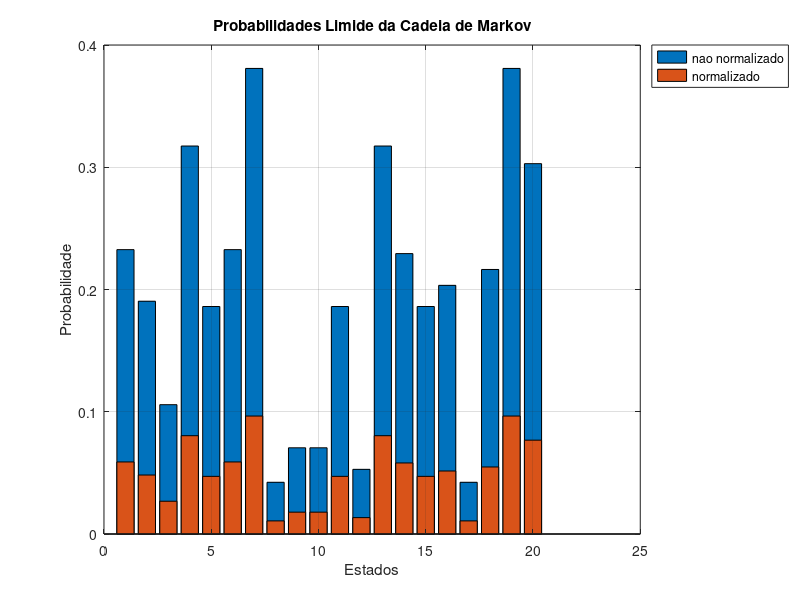
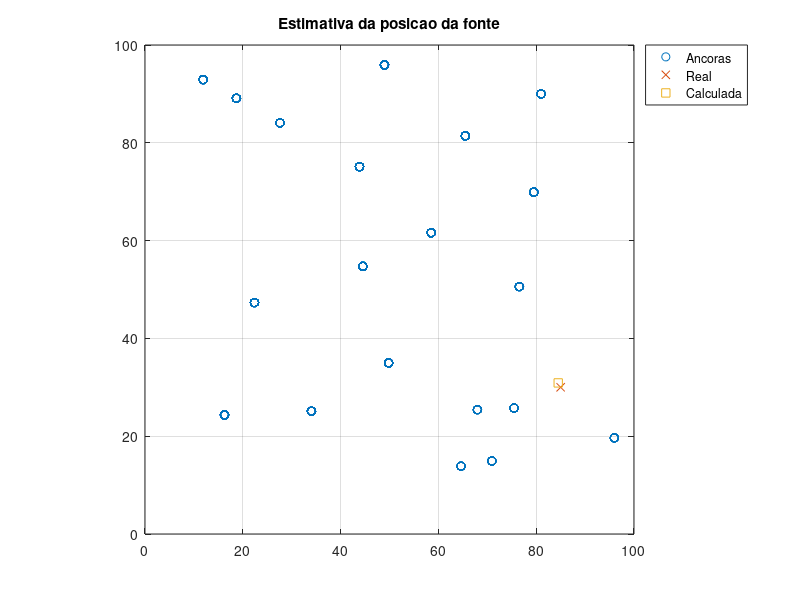

Write the MATLAB code that produced these figures, in order. (Note: this script raises an error after producing the figures.)
%% Exercicio 2a
%Reset do ambiente de trabalho
clear;
close all;

load MarkovChain;

%Calcula os vectores e valores proprios da matriz P transposta
[v, u] = eig(P');

%Encontra o indice do valor proprio 1
[~, i] = min(abs(u(:)-1));

i = mod(i, size(u, 1));

%Normaliza o vector
v_norm = v(:, i) / sum(v(:, i));

figure();
bar(v(:, i), 'DisplayName', 'nao normalizado');
hold on;
grid on;
bar(v_norm , 'DisplayName', 'normalizado');
title('Probabilidades Limide da Cadeia de Markov');
xlabel('Estados');
ylabel('Probabilidade');
legend('Location', 'northeastoutside');

%%
% *Comentarios:*
% Observa-se que os estados com maior probabilidade sao o estado 7 e 19 
% (9.649%) e que os estados com menor probabilidade são o 8 e o 17 
% (1.072%). Tal não é surpreendente visto que 7 e 19 
% pertencem a um subgrupo onde o token customa ficar preso e 
% 8 e 17 pertencem a um subgrupo onde o token não tende a ficar.

%% Exercicio 2b
%Reset do ambiente de trabalho
close all;

%Potencia da fonte
Pw0 = 100;
%Desvio padrao
sig = 10^-1;

%Numero de medidas
M = 1000;

No = round(v_norm.*M);
a = zeros(sum(No), 2);
k1 = 1;
k2 = 0;

%Cria observacoes para cada ancora
for i=1:size(No)
  k2 = k2+No(i);
  a(k1:k2,:) = repmat([nodePos(i,2) nodePos(i, 3)], No(i), 1);
  k1 = k1 + No(i);
end

%Obtem a posicao da fonte
x = sourcePos';

D = squareform(pdist([x zeros(size(x)) a']'));

%Calcula distancia entre fonte e a ancora 
d = D(1, 3:end);
%Calcula normas das acoras
an = D(2, 3:end);

%Calcula potencia nas ancoras sem ruido
Pw = Pw0 ./ (d.^2);
%Aplica ruido
Pw = Pw.*exp(sig*rand(size(Pw)));
QPw = 1e-2;
%Quantitiza as potencias
Pw = QPw*round(Pw/QPw);

%Aplica metodo dos minimos quadrados
A = [-2*repmat(Pw, [2 1]).*a'; -ones(size(Pw)); Pw]';
b = (-Pw.*(an.^2))';

z = A\b;
xe = z(1:2);
fprintf('Distancia entre posicao real e calculada da fonte: %f\n', norm(x-xe));

figure;

plot(a*[1; 1i],'o', 'DisplayName', 'Ancoras'); 
hold all;
grid on;
plot(x'*[1; 1i],'x', 'DisplayName', 'Real'); 
plot(xe'*[1; 1i],'s', 'DisplayName', 'Calculada');
axis('square')
title('Estimativa da posicao da fonte');
legend('Location', 'northeastoutside');

% RLS formulation (one-shot)
RlsPar = struct('lam',1);
[e,w,RlsPar] = qrrls(A,b,RlsPar);
fprintf('Erro da Recursive Least Squares (one-shot): %f\n', norm(z-w));

% RLS formulation (incremental)
RlsPar = struct('lam',1);
for i = 1:size(A,1)
  [e,w,RlsPar] = qrrls(A(i,:),b(i),RlsPar);
end
fprintf('Erro da Recursive Least Squares (incremental): %f\n', norm(z-w));

%%
% *Comentarios:*
% A posicao calculada (representada pelo quadrado) aproxima-se da posicao real (representada pelo x) a menos de um erro que pode ser justificado 
% devido ao ruído introduzido no calculo da potencia.

%% Exercicio 2c
%Reset do ambiente de trabalho
close all;

%Iteracoes
ttotal = 250;

%Vectores para o plot3
state = repmat([1:20], ttotal, 1);
t = repmat(linspace(0, ttotal, ttotal), 20, 1);

%Matriz para guardar probabilidades
prob = zeros(20, ttotal);

%Indices para testar como estado inicial
i_test = [1 2 4 6 8 10];

%Calcula numero de indices individuais a ser testados
[~, i_size] = size(i_test); 

%Matriz de varios conjuntos de probabilidades a serem testadas
prob0 = zeros(20, i_size+2);

%Define indices a serem alterados para estados iniciais
for n = 1:i_size
    prob0(i_test(n), n) = 1;
end

%Caso de probabilidade inicial com distribuicao uniforme
prob0(:, i_size+1) = 1/20;

%Caso de probabilidade inicial com distribuicao de equilibrio
prob0(:, i_size+2) = v_norm;

for n = 1:i_size+2
    prob(:, 1) = prob0(:, n);

    %Simulacao para condicoes iniciais escolhidas
    for i = 2:ttotal
        prob(:, i) = prob(:, i-1)'*P;
    end

    figure;
    plot3(t', state, prob);
    xlabel('Tempo [s]');
    ylabel('Estados');
    zlabel('Probabilidades');
    if(n <= i_size)
        title(sprintf('Evolucao das probabilidades para o estado inicial: %d', i_test(n)));
    elseif(n == i_size+1)
        title('Evolucao das probabilidades para distribuicao uniforme');
    elseif(n == i_size+2)
        title('Evolucao das probabilidades para distribuicao de equilibrio');
    end
    grid on;
end

%%
% *Comentarios:*
% Atraves da analise dos graficos podemos concluir que dado um tempo suficientemente grande as probabilidades de cada estado tendem para um certo valor limite,
% que são aproximadamente iguais aos valores obtidos na pergunta 2a

%% Exercicio 2d
%Reset do ambiente de trabalho
close all;

MarkovChainDraw();

%%
% *Comentarios:*
% Observando o grafo e analisando os pesos a ele associado podemos concluir que existem certos subconjuntos onde o token circula durante mais tempo.
%
% Estes conjuntos sao constituidos pelos seguintes agentes:
% 
% * *Subconjunto 1* : Agentes 5, 6, 11 e 15
% * *Subconjunto 2* : Agentes 1, 7, 14, 16, 18, 20
% * *Subconjunto 3* : Agentes 2, 3, 4, 13, 19
% * *Subconjunto 4*: Agentes 8, 9, 10, 12, 17
%
% No subconjunto 1 a saida apenas pode ser efectuada atraves do no 6 no qual existe 80% de probabilidade de retencao contra 20% de probabilidade de saida.
% 
% No subconjunto 4 observa-se o mesmo problema do subconjunto 1 em que o token apenas pode sair do conjunto atraves do no 12 com 20% de saida contra 80% de retencao.
%
% Nos subconjuntos 2 e 3 existe maior circulacao do token.
%
% Se o token comecar num subconjunto propicio a manter o mesmo, o tempo de convergencia para as probabilidades de equilibrio sera maior pois nao existe um boa circulacao do token
%
% Se o token comecar num subconjunto com maior fluidez de circulacao, o tempo de convergencia para as probabilidades de equilibrio sera menor.

% 2d i)
close all;

%Alteracao dos pesos das ligacoes de maneira a melhorar a situacao
%- diminuicao dos pesos das ligacoes que formam os subgrupos onde o token passa mais tempo
%- aumento dos pesos das ligacoes que formam os subgrupos onde o token passa menos tempo
Pi = [ 
    [1, 6, 0.3]; 
    [1, 7, 0.35]; 
    [1, 20, 0.35]; 
    [3, 12, 0.5]; 
    [3, 19, 0.5]; 
    [6, 1, 0.3]; 
    [6, 11, 0.35]; 
    [6, 15, 0.35]; 
    [12, 3, 0.3]; 
    [12, 8, 0.35]; 
    [12, 10, 0.35] 
];

Pc = P;

Pi_length = size(Pi, 1);

%Alteracao da matriz de pesos dada
for n=1:Pi_length
    Pc(Pi(n, 1), Pi(n, 2)) = Pi(n, 3);
end

%Calcula os vectores e valores proprios da matriz Pc transposta
[v_c, u_c] = eig(Pc');

%Encontra o indice do valor proprio 1
[~, i_c] = min(abs(u_c(:) - 1));

i_c = mod(i_c, size(u_c, 1));

%Normaliza o vector
v_c_norm = v_c(:, i_c) / sum(v_c(:, i_c));

figure;
bar([v_norm, v_c_norm]);
grid on;
title('Probabilidades Limide da Cadeia de Markov');
xlabel('Estados');
ylabel('Probabilidade');
legend('v_{norm} original', 'v_{norm} melhor', 'Location', 'northeastoutside');

%Potencia da fonte
Pw0 = 100;
%Desvio padrao
sig = 10^-2;

%Numero de medidas
M = 1000;

No = round(v_c_norm.*M);
a = zeros(sum(No), 2);
k1 = 1;
k2 = 0;

%Cria observacoes para cada ancora
for i=1:size(No)
  k2 = k2+No(i);
  a(k1:k2,:) = repmat([nodePos(i,2) nodePos(i, 3)], No(i), 1);
  k1 = k1 + No(i);
end

%Obtem a posicao da fonte
x = sourcePos';

D = squareform(pdist([x zeros(size(x)) a']'));

%Calcula distancia entre fonte e a ancora 
d = D(1, 3:end);
%Calcula normas das acoras
an = D(2, 3:end);

%Calcula potencia nas ancoras sem ruido
Pw = Pw0 ./ (d.^2);
%Aplica ruido
Pw = Pw.*exp(sig*rand(size(Pw)));
QPw = 1e-2;
%Quantitiza as potencias
Pw = QPw*round(Pw/QPw);

%Aplica metodo dos minimos quadrados
A = [-2*repmat(Pw, [2 1]).*a'; -ones(size(Pw)); Pw]';
b = (-Pw.*(an.^2))';

z = A\b;
xe = z(1:2);
fprintf('Distancia entre posicao real e calculada da fonte (Melhorada): %f\n', norm(x-xe));

figure;

plot(a*[1; 1i],'o', 'DisplayName', 'Ancoras'); 
hold all;
grid on;
plot(x'*[1; 1i],'x', 'DisplayName', 'Real'); 
plot(xe'*[1; 1i],'s', 'DisplayName', 'Calculada');
axis('square')
title('Estimativa da posicao da fonte (Melhorada)');
legend('Location', 'northeastoutside');

% RLS formulation (one-shot)
RlsPar = struct('lam',1);
[e,w,RlsPar] = qrrls(A,b,RlsPar);
fprintf('Erro da Recursive Least Squares (one-shot) (Melhorada): %f\n', norm(z-w));

% RLS formulation (incremental)
RlsPar = struct('lam',1);
for i = 1:size(A,1)
  [e,w,RlsPar] = qrrls(A(i,:),b(i),RlsPar);
end
fprintf('Erro da Recursive Least Squares (incremental) (Melhorada): %f\n', norm(z-w));

state = repmat([1:20], ttotal, 1);
t = repmat(linspace(0, ttotal, ttotal), 20, 1);
prob = zeros(20, ttotal);

for n = 1:i_size+2
    prob(:, 1) = prob0(:, n);

    for i = 2:ttotal
        prob(:, i) = prob(:, i-1)'*Pc;
    end

    figure;
    plot3(t', state, prob);
    xlabel('Tempo [s]');
    ylabel('Estados');
    zlabel('Probabilidades');
    if(n <= i_size)
        title(sprintf('Evolucao das probabilidades para o estado inicial: %d', i_test(n)));
    elseif(n == i_size+1)
        title('Evolucao das probabilidades para distribuicao uniforme');
    elseif(n == i_size+2)
        title('Evolucao das probabilidades para distribuicao de equilibrio');
    end
    grid on;
end

%%
% *Comentarios:*
% 
% Verifica-se que uma maior fluidez de circulacao do token (caso Melhorado) leva a uma maior precisao na localizacao da fonte, isto deve-se a estimativa
% da mesma ter a contribuicao de cada um dos estados melhor distribuida e como tal mais medicoes diferentes levando entao a um calculo de posicao mais preciso.
% 
% Este resultado seria ainda melhor com mais testes, de modo a conseguir-se determinar a matriz P "ideal" (homegeneizacao perfeita das probabilidades).

% 2d ii)

%Alteracao dos pesos das ligacoes de maneira a piorar a situacao
%- eliminacao da ligacao (atraves de "jamming") com o subconjunto mais proximo da posicao real
Pi = [
    [3, 12, 0]; 
    [3, 19, 1];
];

Pc = P;

Pi_length = size(Pi, 1);

%Alteracao da matriz de pesos dada
for n=1:Pi_length
    Pc(Pi(n, 1), Pi(n, 2)) = Pi(n, 3);
end

%Calcula os vectores e valores proprios da matriz Pc transposta
[v_c, u_c] = eig(Pc');

%Encontra o indice do valor proprio 1
[~, i_c] = min(abs(u_c(:) - 1));

i_c = mod(i_c, size(u_c, 1));

%Normaliza o vector
v_c_norm = v_c(:, i_c) / sum(v_c(:, i_c));

figure;
bar([v_norm, v_c_norm]);
grid on;
title('Probabilidades Limide da Cadeia de Markov');
xlabel('Estados');
ylabel('Probabilidade');
legend('v_{norm} original', 'v_{norm} jammed', 'Location', 'northeastoutside');


%Potencia da fonte
Pw0 = 100;
%Desvio padrao
sig = 10^-2;

%Numero de medidas
M = 1000;

No = round(v_c_norm.*M);
a = zeros(sum(No), 2);
k1 = 1;
k2 = 0;

%Cria observacoes para cada ancora
for i=1:size(No)
  k2 = k2+No(i);
  a(k1:k2,:) = repmat([nodePos(i,2) nodePos(i, 3)], No(i), 1);
  k1 = k1 + No(i);
end

%Obtem a posicao da fonte
x = sourcePos';

D = squareform(pdist([x zeros(size(x)) a']'));

%Calcula distancia entre fonte e a ancora 
d = D(1, 3:end);
%Calcula normas das acoras
an = D(2, 3:end);

%Calcula potencia nas ancoras sem ruido
Pw = Pw0 ./ (d.^2);
%Aplica ruido
Pw = Pw.*exp(sig*rand(size(Pw)));
QPw = 1e-2;
%Quantitiza as potencias
Pw = QPw*round(Pw/QPw);

%Aplica metodo dos minimos quadrados
A = [-2*repmat(Pw, [2 1]).*a'; -ones(size(Pw)); Pw]';
b = (-Pw.*(an.^2))';

z = A\b;
xe = z(1:2);
fprintf('Distancia entre posicao real e calculada da fonte (Jammed): %f\n', norm(x-xe));

figure;

plot(a*[1; 1i],'o', 'DisplayName', 'Ancoras'); 
hold all;
grid on;
plot(x'*[1; 1i],'x', 'DisplayName', 'Real'); 
plot(xe'*[1; 1i],'s', 'DisplayName', 'Calculada');
axis('square')
title('Estimativa da posicao da fonte (Jammed)');
legend('Location', 'northeastoutside');

% RLS formulation (one-shot)
RlsPar = struct('lam',1);
[e,w,RlsPar] = qrrls(A,b,RlsPar);
fprintf('Erro da Recursive Least Squares (one-shot) (Jammed): %f\n', norm(z-w));

% RLS formulation (incremental)
RlsPar = struct('lam',1);
for i = 1:size(A,1)
  [e,w,RlsPar] = qrrls(A(i,:),b(i),RlsPar);
end
fprintf('Erro da Recursive Least Squares (incremental) (Jammed): %f\n', norm(z-w));

state = repmat([1:20], ttotal, 1);
t = repmat(linspace(0, ttotal, ttotal), 20, 1);
prob = zeros(20, ttotal);

for n = 1:i_size+2
    prob(:, 1) = prob0(:, n);

    for i = 2:ttotal
        prob(:, i) = prob(:, i-1)'*Pc;
    end

    figure;
    plot3(t', state, prob);
    xlabel('Tempo [s]');
    ylabel('Estados');
    zlabel('Probabilidades');
    if(n <= i_size)
        title(sprintf('Evolucao das probabilidades para o estado inicial: %d', i_test(n)));
    elseif(n == i_size+1)
        title('Evolucao das probabilidades para distribuicao uniforme');
    elseif(n == i_size+2)
        title('Evolucao das probabilidades para distribuicao de equilibrio');
    end
    grid on;
end

%%
% *Comentarios:*
% 
% Verifica-se que uma menor fluidez de circulacao do token (caso Jammed) leva a uma menor precisao na localizacao da fonte, isto deve-se a estimativa
% da mesma ter a contribuicao de cada um dos estados pior distribuida e como tal menos medicoes diferentes levando entao a um calculo de posicao menos preciso.